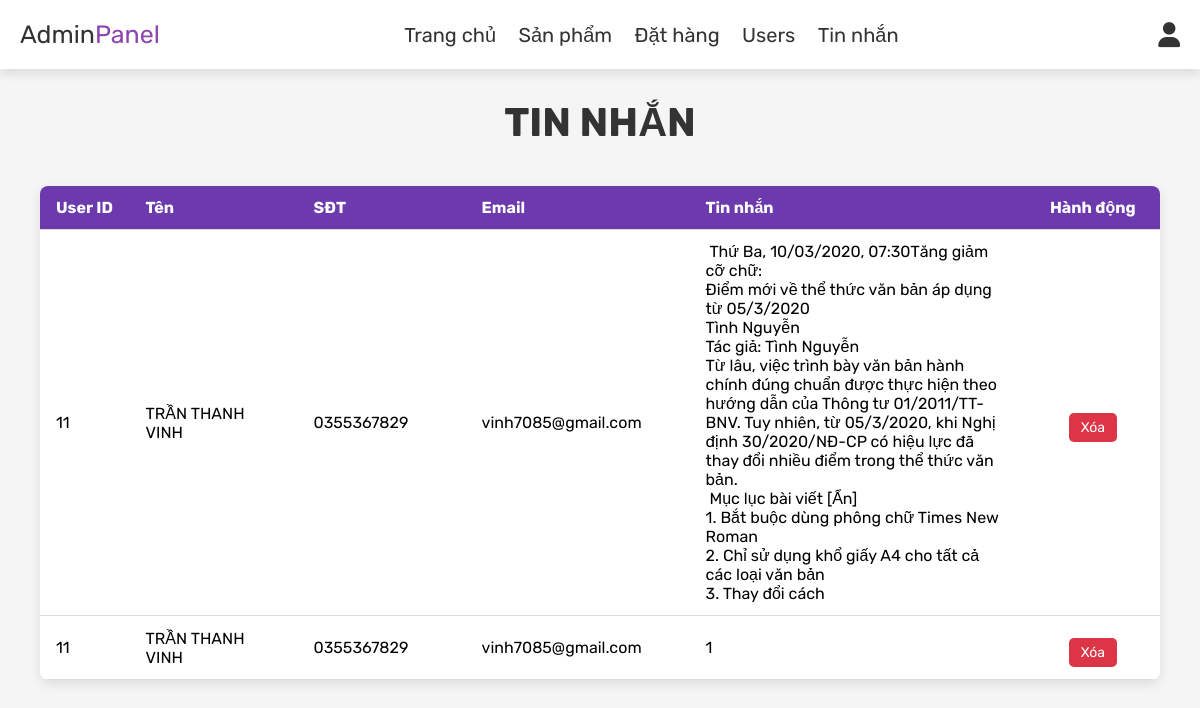
Page /project/admin_contacts.php (signed in) on the committed database.
### tables this page shows
CREATE TABLE `message` (
  `id` int(100) NOT NULL,
  `user_id` int(100) NOT NULL,
  `name` varchar(100) NOT NULL,
  `email` varchar(100) NOT NULL,
  `number` varchar(12) NOT NULL,
  `message` varchar(500) NOT NULL
);

### project/admin_contacts.php (the view, shortened to what this page needs)
<?php
include 'config.php';
?>
<!DOCTYPE html>
<html lang="en">
<head>
    <link rel="stylesheet" href="https://cdnjs.cloudflare.com/ajax/libs/font-awesome/6.0.0/css/all.min.css">
    <link rel="stylesheet" href="css/admin_style.css">
</head>
<body>
    <?php include 'admin_header.php'; ?>
    <section class="messages">
        <h1 class="title"> Tin nhắn </h1>
        <div class="table-container">
            <table class="messages-table">
                <thead>
                    <tr>
                        <th>User ID</th>
                        <th>Tên</th>
                        <th>SĐT</th>
                        <th>Email</th>
                        <th>Tin nhắn</th>
                        <th>Hành động</th>
                    </tr>
                </thead>
                <tbody>
                    <?php
                     $select_message = mysqli_query($conn, "SELECT * FROM `message` ORDER BY id DESC") or die('query failed');
                     if (mysqli_num_rows($select_message) > 0) {
                        while ($fetch_message = mysqli_fetch_assoc($select_message)) {
                     ?>
                    <tr>
                        <td><?php echo $fetch_message['user_id']; ?></td>
                        <td><?php echo $fetch_message['name']; ?></td>
                        <td><?php echo $fetch_message['number']; ?></td>
                        <td><?php echo $fetch_message['email']; ?></td>
                        <td><?php echo $fetch_message['message']; ?></td>
                        <td>
                            <a href="admin_contacts.php?delete=<?php echo $fetch_message['id']; ?>"
                                onclick="return confirm('Bạn có muốn xóa tin nhắn này?');" class="delete-btn">Xóa</a>
                        </td>
                    </tr>
                    <?php
                     }
                  } else {
                     echo '<tr><td colspan="6" style="text-align:center; padding: 15px;">Không có tin nhắn nào!</td></tr>';
                  }
                  ?>
                </tbody>
            </table>
        </div>
    </section>
</body>
</html>

### project/admin_header.php (shortened to what this page needs)
<header class="header">
    <div class="flex">
        <a href="admin_page.php" class="logo">Admin<span>Panel</span></a>
        <nav class="navbar">
            <a href="admin_page.php">Trang chủ</a>
            <a href="admin_products.php">Sản phẩm</a>
            <a href="admin_orders.php">Đặt hàng</a>
            <a href="admin_users.php">Users</a>
            <a href="admin_contacts.php">Tin nhắn</a>
        </nav>
        <div class="icons">
            <div id="user-btn" class="fas fa-user"></div>
        </div>
    </div>
</header>

### project/css/admin_style.css (style rules this page uses)
:root { --purple:#8e44ad; --red:#c0392b; --orange:#f39c12; --black:#333; --white:#fff; --light-color:#666; --light-white:#ccc; --light-bg:#f5f5f5; --border:.1rem solid var(--black); --box-shadow:0 .5rem 1rem rgba(0,0,0,.1); }
* { font-family: 'Rubik', sans-serif; margin:0; padding:0; box-sizing: border-box; outline: none; border:none; text-decoration: none; transition:all .2s linear; }
html { font-size: 62.5%; overflow-x: hidden; }
body { background-color: var(--light-bg); }
section { padding:3rem 2rem; }
.title { text-align: center; margin-bottom: 2rem; text-transform: uppercase; color:var(--black); font-size: 4rem; }
.btn, .option-btn, .delete-btn, .white-btn { display: inline-block; margin-top: 1rem; padding:1rem 3rem; cursor: pointer; color:var(--white); font-size: 1.8rem; border-radius: .5rem; text-transform: capitalize; }
.delete-btn { background-color: var(--red); }
.header { position: sticky; top:0; left:0; right:0; z-index: 1000; background-color: var(--white); box-shadow: var(--box-shadow); }
.header .flex { display: flex; align-items: center; padding:2rem; justify-content: space-between; position: relative; max-width: 1200px; margin:0 auto; }
.header .flex .logo { font-size: 2.5rem; color:var(--black); }
.header .flex .logo span { color:var(--purple); }
.header .flex .navbar a { margin:0 1rem; font-size: 2rem; color:var(--black); }
.header .flex .icons div { margin-left: 1.5rem; font-size: 2.5rem; cursor: pointer; color:var(--black); }

### project/admin_contacts.php (style rules this page uses)
.table-container { overflow-x: auto; padding: 20px; }
.messages-table { width: 100%; min-width: 800px; border-collapse: collapse; background-color: #fff; box-shadow: 0 4px 12px rgba(0, 0, 0, 0.1); border-radius: 8px; overflow: hidden; table-layout: fixed; }
.messages-table thead { background-color: #6c3aad; color: white; }
.messages-table th, .messages-table td { padding: 12px 16px; text-align: left; border-bottom: 1px solid #ddd; font-size: 1.6rem; }
.messages-table th:nth-child(1), .messages-table td:nth-child(1) { width: 8%; }
.messages-table th:nth-child(2), .messages-table td:nth-child(2) { width: 15%; }
.messages-table th:nth-child(3), .messages-table td:nth-child(3) { width: 15%; }
.messages-table th:nth-child(4), .messages-table td:nth-child(4) { width: 20%; }
.messages-table th:nth-child(5), .messages-table td:nth-child(5) { width: 30%; word-wrap: break-word; white-space: pre-wrap; }
.messages-table th:nth-child(6), .messages-table td:nth-child(6) { width: 12%; text-align: center; }
.delete-btn { background-color: #dc3545; color: white; padding: 6px 12px; border-radius: 5px; text-decoration: none; font-size: 1.4rem; display: inline-block; transition: background-color 0.3s ease; }

### rows in the picture
message: user "11", name "TRẦN THANH VINH", number "0355367829", email "vinh7085@gmail.com", message "Thứ Ba, 10/03/2020, 07:30Tăng giảm cỡ chữ: Điểm mới về thể thức văn bản áp dụng từ 05/3/2020 Tình Nguyễn Tác giả: Tình Nguyễn Từ lâu, việc trình bày văn bản hành chính đúng chuẩn được thực hiện theo hướng dẫn của Thông tư 01/2011/TT-BNV. Tuy nhiên, từ 05/3/2020, khi Nghị định 30/2020/NĐ-CP có hiệu lực đã thay đổi nhiều điểm trong thể thức văn bản. Mục lục bài viết [Ẩn] 1. Bắt buộc dùng phông chữ Times New Roman 2. Chỉ sử dụng khổ giấy A4 cho tất cả các loại văn bản 3. Thay đổi cách"
message: user "11", name "TRẦN THANH VINH", number "0355367829", email "vinh7085@gmail.com", message "1"
